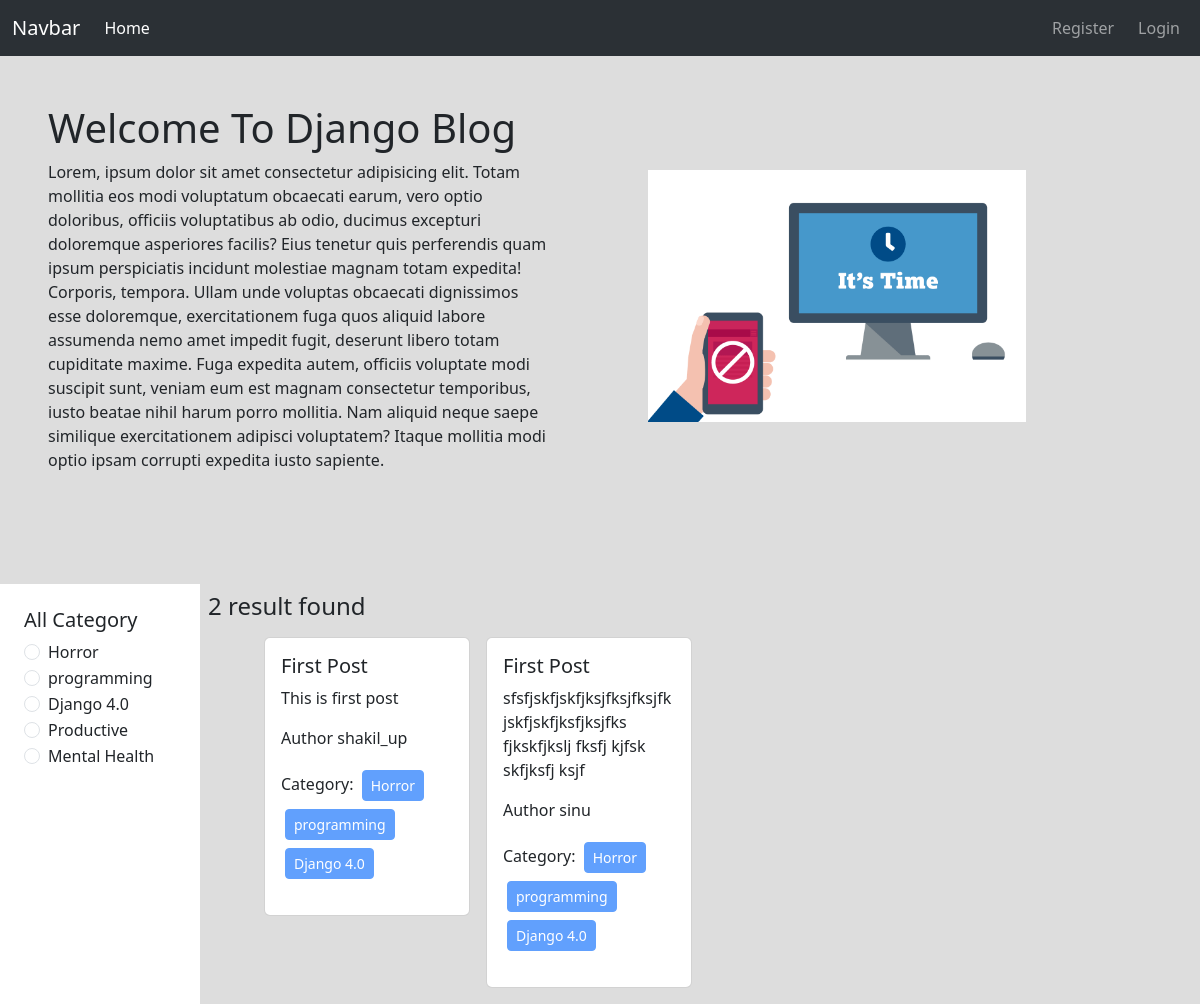
/category/programming/, run on the app's committed database.
### categories/models.py (models this page shows)
class Category(models.Model):
    name = models.CharField(max_length = 100)
    slug = models.SlugField(max_length = 100,unique = True, null = True, blank = True)
    def __str__(self):
        return self.name

### post/models.py (models this page shows, shortened)
class Posts(models.Model):
    title = models.CharField(max_length= 50)
    content = models.TextField()
    category = models.ManyToManyField(Category) #ekta categorir onk gulla post thakte parbe abar ekta post er onk gulla category thakte pare
    author = models.ForeignKey(User,on_delete= models.CASCADE)

### blog_project/views.py (the view)
# urls.py: 2. Add a URL to urlpatterns:  path('', views.home, name='home')
def  home(request,category_slug = None):
    data = Posts.objects.all()
    if category_slug is not None:
        category = Category.objects.get(slug = category_slug)
        data = Posts.objects.filter(category = category)
    categories = Category.objects.all()
    return render(request, 'home.html',{'data':data,'category':categories})

### templates/home.html
{% extends 'base.html' %} {% block content %}
{% load static %}
<div class="d-flex flex-wrap align-items-center pb-5">
  <div class="col-6 p-5">
    <h1>Welcome To Django Blog</h1>
    <p>Lorem, ipsum dolor sit amet consectetur adipisicing elit. Totam mollitia eos modi voluptatum obcaecati earum, vero optio doloribus, officiis voluptatibus ab odio, ducimus excepturi doloremque asperiores facilis? Eius tenetur quis perferendis quam ipsum perspiciatis incidunt molestiae magnam totam expedita! Corporis, tempora. Ullam unde voluptas obcaecati dignissimos esse doloremque, exercitationem fuga quos aliquid labore assumenda nemo amet impedit fugit, deserunt libero totam cupiditate maxime. Fuga expedita autem, officiis voluptate modi suscipit sunt, veniam eum est magnam consectetur temporibus, iusto beatae nihil harum porro mollitia. Nam aliquid neque saepe similique exercitationem adipisci voluptatem? Itaque mollitia modi optio ipsam corrupti expedita iusto sapiente.</p>
  </div>
  <div class="col-6 p-5">
    <img class="w-75" src="{% static 'redesign_2.png' %}" alt="picture">
  </div>
</div>
<div class="d-flex flex-wrap">
  <div class="col-2 p-4 bg-white">
    <h5>All Category</h5>
    {% for cat in category %}
    <div class="form-check">
      <input
        class="form-check-input"
        type="radio"
        name="category"
        id="{{cat.id}}"
      />
      <label class="form-check-label " for="{{cat.id}}">
        <a class="text-decoration-none text-dark" href="{% url 'category_wise_post' cat.slug %}">{{cat}}</a>
      </label>
    </div>
    {% endfor %}
  </div>
  <div class="col-10 p-2">
    <h4>{{data | length}} result found</h4>
    <div class="d-flex flex-wrap px-5">
      {% for post in data%}
      <div class="col-sm-3 mb-3 mb-sm-0">
        <div class="card mx-2 my-2">
          <div class="card-body">
            <h5 class="card-title">{{post.title}}</h5>
            <p class="card-text">{{post.content | truncatewords:20}}</p>
            <p>Author {{post.author}}</p>
            <p>
              Category: {% for cate in post.category.all %}
              <button class="btn btn-primary btn-sm disabled m-1">
                {{cate.name}}
              </button>
              {% endfor %}
            </p>
          </div>
        </div>
      </div>
      {% endfor %}
    </div>
  </div>
</div>
{% endblock %}

### data on the page
Category: name "Horror"
Category: name "programming"
Category: name "Django 4.0"
Category: name "Productive"
Category: name "Mental Health"
Posts: title "First Post", content "This is first post", author "shakil_up"
Posts: title "First Post", content "sfsfjskfjskfjksjfksjfksjfkjskfjskfjksfjksjfks fjkskfjkslj fksfj kjfsk skfjksfj ksjf", author "sinu"

### other printed values
{{ data | length }} "2"
